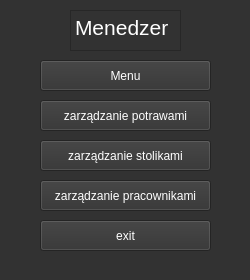
<?xml version="1.0" encoding="UTF-8"?>
<ui version="4.0">
 <class>Menedzer</class>
 <widget class="QMainWindow" name="Menedzer">
  <property name="geometry">
   <rect>
    <x>0</x>
    <y>0</y>
    <width>250</width>
    <height>280</height>
   </rect>
  </property>
  <property name="minimumSize">
   <size>
    <width>250</width>
    <height>280</height>
   </size>
  </property>
  <property name="maximumSize">
   <size>
    <width>250</width>
    <height>280</height>
   </size>
  </property>
  <property name="windowTitle">
   <string>MainWindow</string>
  </property>
  <property name="styleSheet">
   <string notr="true">background-color: rgb(50, 50, 50);
color: rgb(255, 255, 255);</string>
  </property>
  <widget class="QWidget" name="centralwidget">
   <widget class="QTextBrowser" name="textBrowser">
    <property name="geometry">
     <rect>
      <x>70</x>
      <y>10</y>
      <width>111</width>
      <height>41</height>
     </rect>
    </property>
    <property name="html">
     <string>&lt;!DOCTYPE HTML PUBLIC &quot;-//W3C//DTD HTML 4.0//EN&quot; &quot;http://www.w3.org/TR/REC-html40/strict.dtd&quot;&gt;
&lt;html&gt;&lt;head&gt;&lt;meta name=&quot;qrichtext&quot; content=&quot;1&quot; /&gt;&lt;meta charset=&quot;utf-8&quot; /&gt;&lt;style type=&quot;text/css&quot;&gt;
p, li { white-space: pre-wrap; }
hr { height: 1px; border-width: 0; }
li.unchecked::marker { content: &quot;\2610&quot;; }
li.checked::marker { content: &quot;\2612&quot;; }
&lt;/style&gt;&lt;/head&gt;&lt;body style=&quot; font-family:'Segoe UI'; font-size:9pt; font-weight:400; font-style:normal;&quot;&gt;
&lt;p style=&quot; margin-top:0px; margin-bottom:0px; margin-left:0px; margin-right:0px; -qt-block-indent:0; text-indent:0px;&quot;&gt;&lt;span style=&quot; font-size:16pt;&quot;&gt;Menedzer&lt;/span&gt;&lt;/p&gt;&lt;/body&gt;&lt;/html&gt;</string>
    </property>
   </widget>
   <widget class="QPushButton" name="pushButton_3">
    <property name="geometry">
     <rect>
      <x>40</x>
      <y>220</y>
      <width>171</width>
      <height>31</height>
     </rect>
    </property>
    <property name="minimumSize">
     <size>
      <width>121</width>
      <height>31</height>
     </size>
    </property>
    <property name="maximumSize">
     <size>
      <width>400</width>
      <height>31</height>
     </size>
    </property>
    <property name="text">
     <string>exit</string>
    </property>
   </widget>
   <widget class="QPushButton" name="pushButton">
    <property name="geometry">
     <rect>
      <x>40</x>
      <y>180</y>
      <width>171</width>
      <height>31</height>
     </rect>
    </property>
    <property name="text">
     <string>zarządzanie pracownikami</string>
    </property>
   </widget>
   <widget class="QPushButton" name="pushButton_2">
    <property name="geometry">
     <rect>
      <x>40</x>
      <y>140</y>
      <width>171</width>
      <height>31</height>
     </rect>
    </property>
    <property name="text">
     <string>zarządzanie stolikami</string>
    </property>
   </widget>
   <widget class="QPushButton" name="pushButton_4">
    <property name="geometry">
     <rect>
      <x>40</x>
      <y>100</y>
      <width>171</width>
      <height>31</height>
     </rect>
    </property>
    <property name="text">
     <string>zarządzanie potrawami</string>
    </property>
   </widget>
   <widget class="QPushButton" name="pushButton_5">
    <property name="geometry">
     <rect>
      <x>40</x>
      <y>60</y>
      <width>171</width>
      <height>31</height>
     </rect>
    </property>
    <property name="text">
     <string>Menu</string>
    </property>
   </widget>
  </widget>
  <widget class="QMenuBar" name="menubar">
   <property name="geometry">
    <rect>
     <x>0</x>
     <y>0</y>
     <width>250</width>
     <height>21</height>
    </rect>
   </property>
  </widget>
 </widget>
 <resources/>
 <connections/>
</ui>
